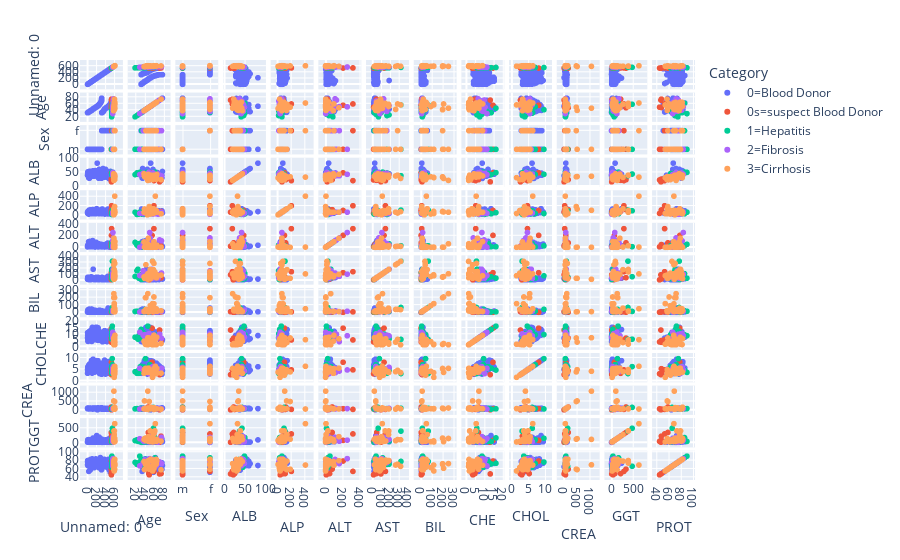

The cell this chart's notebook holds for it:
### Markdown cell above
##Scatter Matrix

**Category** contains the code indicating the diagnosis.
0=Blood donor (undiagnosed)
0s=suspect blood donor (suspected of liver disease, unconfirmed)
1=Hepatitis
2=Fibrosis
3=Cirrhosis
If we were using a supervised machine learning technique, this column might be the target and the values would be training labels. </br>
Since we are using and unsupervised technique, we will just use Category in our visual data exploration, and not in the actual clustering algorithm.

Read about the plotly.express [scatter_matrix](https://plotly.com/python/splom/)

**Run the plotly command below which plots the correlations between the labs for each value of Category.**

### Code cell
# Let's explore the relationship between features using the plotly.express (px) library

fig = px.scatter_matrix(hcv,
    dimensions=list(hcv.drop(columns="Category").columns),
    color="Category")
fig.show()

### Figure 1 — Plotly figure (JSON) as saved in the notebook; plotly's stock layout.template omitted (floating-point values rounded to 4 significant figures; data arrays with more than 128 entries replaced by an {"elided": "..."} marker saying what was removed)
{"data": [{"dimensions": [{"axis": {"matches": true}, "label": "Unnamed: 0", "values": {"elided": "533 int values"}}, {"axis": {"matches": true}, "label": "Age", "values": {"elided": "533 int values"}}, {"axis": {"matches": true}, "label": "Sex", "values": {"elided": "533 str values"}}, {"axis": {"matches": true}, "label": "ALB", "values": {"elided": "533 float values"}}, {"axis": {"matches": true}, "label": "ALP", "values": {"elided": "533 float values"}}, {"axis": {"matches": true}, "label": "ALT", "values": {"elided": "533 float values"}}, {"axis": {"matches": true}, "label": "AST", "values": {"elided": "533 float values"}}, {"axis": {"matches": true}, "label": "BIL", "values": {"elided": "533 float values"}}, {"axis": {"matches": true}, "label": "CHE", "values": {"elided": "533 float values"}}, {"axis": {"matches": true}, "label": "CHOL", "values": {"elided": "533 float values"}}, {"axis": {"matches": true}, "label": "CREA", "values": {"elided": "533 int values"}}, {"axis": {"matches": true}, "label": "GGT", "values": {"elided": "533 float values"}}, {"axis": {"matches": true}, "label": "PROT", "values": {"elided": "533 float values"}}], "hovertemplate": "Category=0=Blood Donor<br>%{xaxis.title.text}=%{x}<br>%{yaxis.title.text}=%{y}<extra></extra>", "legendgroup": "0=Blood Donor", "marker": {"color": "#636efa", "symbol": "circle"}, "name": "0=Blood Donor", "showlegend": true, "type": "splom"}, {"dimensions": [{"axis": {"matches": true}, "label": "Unnamed: 0", "values": [534, 535, 536, 537, 538, 539, 540]}, {"axis": {"matches": true}, "label": "Age", "values": [47, 48, 49, 55, 71, 74, 59]}, {"axis": {"matches": true}, "label": "Sex", "values": ["m", "m", "m", "m", "m", "m", "f"]}, {"axis": {"matches": true}, "label": "ALB", "values": [22.5, 24.9, 21.6, 47.3, 14.9, 20.3, 19.3]}, {"axis": {"matches": true}, "label": "ALP", "values": [124, 116.9, 42.2, 106, 69.8, 84, 208.2]}, {"axis": {"matches": true}, "label": "ALT", "values": [79.5, 49.2, 9.5, 208.8, 19.7, 22.8, 325.3]}, {"axis": {"matches": true}, "label": "AST", "values": [46.7, 24.3, 10.6, 130.6, 95.2, 43, 146.6]}, {"axis": {"matches": true}, "label": "BIL", "values": [2.3, 4.9, 2.4, 0.8, 9.8, 5.7, 6.9]}, {"axis": {"matches": true}, "label": "CHE", "values": [6.83, 3.44, 3.75, 14.8, 13.3, 4.91, 5.33]}, {"axis": {"matches": true}, "label": "CHOL", "values": [4.3, 5.25, 3.01, 8.08, 2.61, 3.19, 4.72]}, {"axis": {"matches": true}, "label": "CREA", "values": [170, 29, 64, 76, 9, 52, 32]}, {"axis": {"matches": true}, "label": "GGT", "values": [345.6, 83, 38.9, 71.6, 7.6, 218.3, 295.6]}, {"axis": {"matches": true}, "label": "PROT", "values": [58.6, 47.8, 44.8, 78.3, 47, 47.8, 53.1]}], "hovertemplate": "Category=0s=suspect Blood Donor<br>%{xaxis.title.text}=%{x}<br>%{yaxis.title.text}=%{y}<extra></extra>", "legendgroup": "0s=suspect Blood Donor", "marker": {"color": "#EF553B", "symbol": "circle"}, "name": "0s=suspect Blood Donor", "showlegend": true, "type": "splom"}, {"dimensions": [{"axis": {"matches": true}, "label": "Unnamed: 0", "values": [541, 542, 543, 544, 545, 546, 547, 548, 549, 550, 551, 552, 553, 554, 555, 556, 557, 558, 559, 560, 561, 562, 563, 564]}, {"axis": {"matches": true}, "label": "Age", "values": [38, 19, 23, 25, 27, 29, 30, 32, 32, 34, 35, 36, 38, 41, 44, 46, 50, 51, 56, 58, 33, 41, 50, 61]}, {"axis": {"matches": true}, "label": "Sex", "values": ["m", "m", "m", "m", "m", "m", "m", "m", "m", "m", "m", "m", "m", "m", "m", "m", "m", "m", "m", "m", "f", "f", "f", "f"]}, {"axis": {"matches": true}, "label": "ALB", "values": [45, 41, 47, 42, 45, 49, 45, 45, 41, 46, 47, 44, 41, 42, 49, 48, 42, 43, 37, 43, 43, 37, 40, 50]}, {"axis": {"matches": true}, "label": "ALP", "values": [56.3, 68.28, 19.1, 38.2, 27.5, 68.28, 68.28, 34.6, 34.4, 36.7, 37.9, 32.9, 20.6, 39.6, 27.3, 59.5, 41.6, 37.2, 114, 99.1, 29.6, 31.2, 32.7, 34.4]}, {"axis": {"matches": true}, "label": "ALT", "values": [28.45, 87, 38.9, 63.3, 10.5, 53, 66, 44.3, 12.1, 7.4, 13.3, 9.4, 15.2, 26.5, 40.2, 11.6, 10.2, 21.4, 27.8, 12.2, 3.8, 8.2, 9, 27.4]}, {"axis": {"matches": true}, "label": "AST", "values": [33.1, 67, 164.2, 187.7, 37.8, 39, 45, 96.2, 60.9, 31.6, 48.4, 32, 53.5, 77.6, 31.1, 39, 38.1, 132.8, 324, 63.2, 16.7, 38.3, 46, 114.4]}, {"axis": {"matches": true}, "label": "BIL", "values": [7, 12, 17, 14, 10, 15, 14, 16, 6, 9, 8, 14, 24, 42, 13, 7, 17, 5, 67, 13, 6, 7, 10, 22]}, {"axis": {"matches": true}, "label": "CHE", "values": [9.58, 7.55, 7.09, 6, 8.77, 8.79, 12.16, 10.11, 13.8, 9.71, 10.3, 11.42, 10.23, 9.67, 8.91, 16.41, 9.54, 10.12, 5.75, 5.95, 6.88, 7.08, 7.51, 9.48]}, {"axis": {"matches": true}, "label": "CHOL", "values": [6, 3.9, 3.2, 4.28, 3.2, 3.6, 6.1, 6.28, 5.48, 5.37, 4.14, 5.73, 4.89, 9.67, 4.07, 4.65, 7.04, 5.23, 3.09, 6.15, 5.72, 5.3, 4.67, 4.62]}, {"axis": {"matches": true}, "label": "CREA", "values": [77.9, 62, 79.3, 66.9, 55.2, 79, 86, 81.2, 45.4, 82.3, 69.2, 68.6, 81.8, 57.7, 81.5, 66.4, 75.3, 76.2, 97.7, 147.3, 58.8, 60.8, 56.6, 61.9]}, {"axis": {"matches": true}, "label": "GGT", "values": [18.9, 65, 90.4, 40.2, 35.9, 37, 43, 48.1, 33.1, 34.4, 68.2, 40.6, 57.9, 143.4, 27.6, 158.2, 92.1, 76.4, 392.2, 491, 11.5, 24.7, 22.3, 169.8]}, {"axis": {"matches": true}, "label": "PROT", "values": [63, 75, 70.1, 70.5, 74.5, 90, 77, 82.1, 71.1, 71.6, 76, 70.9, 71.1, 75.8, 72.8, 72.7, 72.3, 76.7, 77.3, 65.6, 78.2, 82.4, 70.1, 86]}], "hovertemplate": "Category=1=Hepatitis<br>%{xaxis.title.text}=%{x}<br>%{yaxis.title.text}=%{y}<extra></extra>", "legendgroup": "1=Hepatitis", "marker": {"color": "#00cc96", "symbol": "circle"}, "name": "1=Hepatitis", "showlegend": true, "type": "splom"}, {"dimensions": [{"axis": {"matches": true}, "label": "Unnamed: 0", "values": [565, 566, 567, 568, 569, 570, 571, 572, 573, 574, 575, 576, 577, 578, 579, 580, 581, 582, 583, 584, 585]}, {"axis": {"matches": true}, "label": "Age", "values": [29, 40, 46, 48, 49, 49, 50, 53, 54, 57, 59, 64, 71, 36, 38, 57, 68, 49, 51, 56, 75]}, {"axis": {"matches": true}, "label": "Sex", "values": ["m", "m", "m", "m", "m", "m", "m", "m", "m", "m", "m", "m", "m", "f", "f", "f", "f", "f", "f", "f", "f"]}, {"axis": {"matches": true}, "label": "ALB", "values": [41, 39, 45, 49, 39, 46, 42, 46, 41, 47, 44, 38, 37, 46, 40, 43, 43, 39, 37, 39, 36]}, {"axis": {"matches": true}, "label": "ALP", "values": [43.1, 43.1, 26.9, 45.2, 68.28, 68.28, 68.28, 68.28, 41.8, 29.7, 34.5, 35.7, 68.28, 39.3, 39.8, 52.1, 22.9, 68.28, 68.28, 68.28, 68.28]}, {"axis": {"matches": true}, "label": "ALT", "values": [2.4, 23.8, 23.1, 19.3, 118, 114, 258, 34, 41.5, 10.2, 8.9, 7.1, 130, 67.1, 14.9, 8.3, 5, 46, 164, 42, 114]}, {"axis": {"matches": true}, "label": "AST", "values": [83.5, 114.7, 125, 69.1, 62, 75, 106, 43, 187.9, 55.9, 74.5, 41.3, 90, 161.9, 68.9, 35.8, 42.1, 39, 70, 34, 125]}, {"axis": {"matches": true}, "label": "BIL", "values": [6, 11, 17, 30, 10, 16, 15, 14, 21, 12, 6, 13, 15, 13, 11, 18, 12, 9, 9, 10, 14]}, {"axis": {"matches": true}, "label": "CHE", "values": [11.49, 9.64, 6.97, 7.76, 7.28, 10.43, 8.74, 8.77, 8.59, 6.6, 9.45, 7.1, 9.92, 9.24, 8.55, 8.61, 7.29, 10.21, 3.99, 7.75, 6.65]}, {"axis": {"matches": true}, "label": "CHOL", "values": [5.42, 4.2, 4.01, 4.22, 3.5, 5.2, 4.7, 4, 5.85, 4.64, 4.45, 4.52, 4.7, 4.81, 4.31, 6.19, 4.89, 3.1, 4.2, 5, 5.368]}, {"axis": {"matches": true}, "label": "CREA", "values": [55.2, 70.9, 60.5, 76.7, 72, 72, 77, 112, 91, 70.9, 65, 70, 79, 65.3, 60.5, 71.4, 80.9, 89, 67, 80, 57]}, {"axis": {"matches": true}, "label": "GGT", "values": [130, 127.3, 72.2, 28.4, 74, 59, 80, 203, 104.9, 69.6, 95.3, 53, 77, 60, 40.1, 27.9, 11.9, 53, 43, 84, 177]}, {"axis": {"matches": true}, "label": "PROT", "values": [66.5, 81.3, 73, 72.3, 81, 82, 84, 76, 79.1, 80.9, 69.7, 66.8, 76, 73.9, 76.5, 82, 76.1, 79, 72, 78, 72]}], "hovertemplate": "Category=2=Fibrosis<br>%{xaxis.title.text}=%{x}<br>%{yaxis.title.text}=%{y}<extra></extra>", "legendgroup": "2=Fibrosis", "marker": {"color": "#ab63fa", "symbol": "circle"}, "name": "2=Fibrosis", "showlegend": true, "type": "splom"}, {"dimensions": [{"axis": {"matches": true}, "label": "Unnamed: 0", "values": [586, 587, 588, 589, 590, 591, 592, 593, 594, 595, 596, 597, 598, 599, 600, 601, 602, 603, 604, 605, 606, 607, 608, 609, 610, 611, 612, 613, 614, 615]}, {"axis": {"matches": true}, "label": "Age", "values": [38, 39, 41, 42, 45, 46, 46, 47, 51, 51, 56, 56, 56, 58, 59, 59, 59, 61, 65, 74, 42, 49, 52, 58, 59, 62, 64, 64, 46, 59]}, {"axis": {"matches": true}, "label": "Sex", "values": ["m", "m", "m", "m", "m", "m", "m", "m", "m", "m", "m", "m", "m", "m", "m", "m", "m", "m", "m", "m", "f", "f", "f", "f", "f", "f", "f", "f", "f", "f"]}, {"axis": {"matches": true}, "label": "ALB", "values": [44, 34, 31, 36, 29, 20, 35, 42, 39, 33, 27, 23, 30, 31, 36, 27, 31, 39, 41.62, 23, 33, 33, 39, 34, 39, 32, 24, 29, 33, 36]}, {"axis": {"matches": true}, "label": "ALP", "values": [68.28, 137.8, 85.3, 69.6, 11.3, 68.28, 109.6, 68.28, 66, 29.6, 81.1, 105.6, 40.4, 143.1, 49.7, 73.8, 86.3, 102.9, 68.28, 34.1, 79, 190.7, 37, 46.4, 51.3, 416.6, 102.8, 87.3, 68.28, 68.28]}, {"axis": {"matches": true}, "label": "ALT", "values": [94, 4.8, 4.8, 14.9, 7.1, 62, 2.3, 159, 29.6, 4.5, 17, 5.1, 0.9, 7, 5.2, 4, 5.4, 27.3, 40, 2.1, 3.7, 1.2, 1.3, 15, 19.6, 5.9, 2.9, 3.5, 39, 100]}, {"axis": {"matches": true}, "label": "AST", "values": [60, 35.6, 60.2, 263.1, 101.9, 113, 19.2, 102, 185, 66.6, 319.8, 123, 80.3, 181.8, 110.1, 65.2, 95.4, 143.2, 54, 90.4, 55.7, 36.3, 30.4, 150, 285.8, 110.3, 44.4, 99, 62, 80]}, {"axis": {"matches": true}, "label": "BIL", "values": [12, 9, 200, 40, 31, 254, 11, 11, 19, 91, 37, 43, 119, 58, 37, 209, 117, 15, 13, 22, 200, 7, 21, 8, 40, 50, 20, 48, 20, 12]}, {"axis": {"matches": true}, "label": "CHE", "values": [4.37, 3.65, 1.8, 3.61, 1.73, 1.48, 7.1, 6.29, 2, 4.02, 1.42, 1.8, 1.88, 3.29, 2.29, 2.47, 1.57, 5.38, 7.5, 2.5, 1.72, 6.92, 6.33, 6.26, 5.77, 5.57, 1.54, 1.66, 3.56, 9.07]}, {"axis": {"matches": true}, "label": "CHOL", "values": [3.2, 4.82, 5.34, 3.93, 3.71, 5.368, 4.1, 5.5, 3.6, 4.08, 3.54, 2.4, 1.43, 3.92, 3.68, 3.61, 3.51, 4.88, 5.368, 3.29, 5.16, 3.82, 3.78, 3.98, 4.51, 6.3, 3.02, 3.63, 4.2, 5.3]}, {"axis": {"matches": true}, "label": "CREA", "values": [61, 519, 106.4, 49.6, 76.7, 114, 1079.0, 58, 58.3, 75.9, 66.9, 62.7, 79.3, 66.4, 118.2, 71.7, 60.5, 72.3, 70, 51, 89.1, 485.9, 158.2, 56, 136.1, 55.7, 63, 66.7, 52, 67]}, {"axis": {"matches": true}, "label": "GGT", "values": [99, 133.4, 151, 61, 65.6, 138, 105.6, 201, 399.5, 28.5, 93.7, 35.9, 17.6, 273.7, 56.9, 28.5, 53.6, 400.3, 107, 46.8, 146.3, 112, 142.5, 49.7, 101.1, 650.9, 35.9, 64.2, 50, 34]}, {"axis": {"matches": true}, "label": "PROT", "values": [77, 57.5, 71.8, 68.6, 70, 72.04, 69.1, 79, 79.4, 62.3, 65.3, 62.8, 54.2, 78.1, 74.8, 60.6, 68.5, 73.4, 79, 57.1, 69.9, 58.5, 82.7, 80.6, 70.5, 68.5, 71.3, 82, 71, 68]}], "hovertemplate": "Category=3=Cirrhosis<br>%{xaxis.title.text}=%{x}<br>%{yaxis.title.text}=%{y}<extra></extra>", "legendgroup": "3=Cirrhosis", "marker": {"color": "#FFA15A", "symbol": "circle"}, "name": "3=Cirrhosis", "showlegend": true, "type": "splom"}], "layout": {"dragmode": "select", "legend": {"title": {"text": "Category"}, "tracegroupgap": 0}, "margin": {"t": 60}}}
